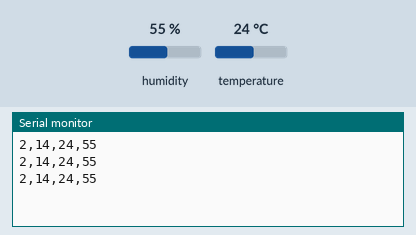
Bench run of a sketch on a simulated Arduino Uno, built with avr-gcc and run on an emulated ATmega328P. Shown: the last lines printed to the serial monitor. The inputs (shaded band) are chosen by the test bench; at power-on: humidity 55 %, temperature 24 °C.

Above: at 2.8 s.
2.9 s: humidity set to 22 %
At 5.5 s:
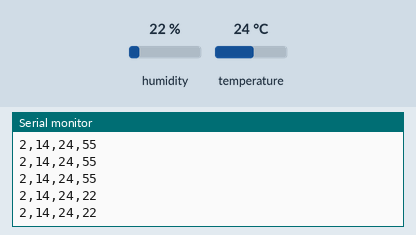
5.6 s: temperature set to 12 °C
At 7.6 s:
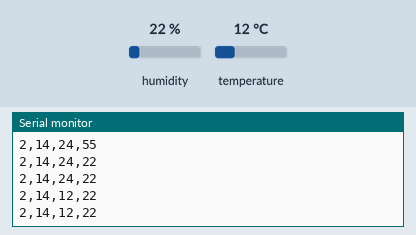
8.3 s: humidity set to 40 %
At 9.9 s:
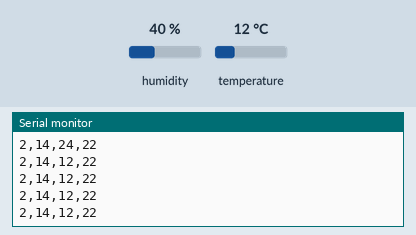
Timing chart, 0 to 11.4 s (numbered marks = the images above; inputs shaded):
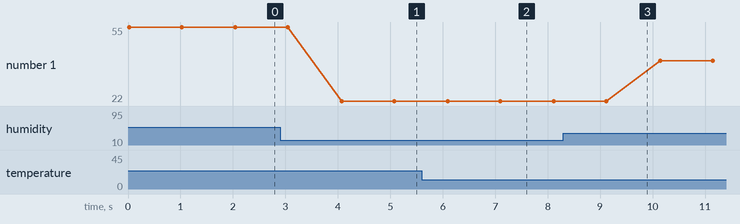

The sketch:

sensing.ino
```cpp
#include "DHT.h"
#include "soilLevel.h"

#define DHTPIN 2    // 온습도센서
#define DHTTYPE DHT11
#define waterIN A0  // 수분감지센서

DHT dht(DHTPIN, DHTTYPE);

int moment = 1000;
float humidity; // 습도변수
float temperature;  // 온도변수

void setup() {
  Serial.begin(9600);
  dht.begin();
  /*
  Serial.print("Cell_NO");
  Serial.print(",");
  Serial.print("Soil");
  Serial.print(",");
  Serial.print("Temp");
  Serial.print(",");
  Serial.print("Humi");
  Serial.println(" ");
  */
}

void loop() {
  humidity = dht.readHumidity();
  temperature = dht.readTemperature();

  // 시리얼 모니터를 통해 출력되는 값들
  Serial.print("2"); // 셀 숫자는 각 셀마다 바꿔줘야함
  Serial.print(",");
  Serial.print(waterIN);
  Serial.print(",");
  Serial.print((int)temperature);
  Serial.print(",");
  Serial.print((int)humidity);
  Serial.println(" ");

  delay(moment);
}
```

soilLevel.h
```cpp
#define redLevel 430
#define greenLevel 390
#define blueLevel 350
```

Measured:
- after the input at 2.9 s, the serial monitor: prints a new line after 1.2 s (image 1)
- after the input at 5.6 s, the serial monitor: prints a new line after 0.50 s (image 2)
- plotted number 1: 55 → 22 after the input at 2.9 s, 22 → 40 after the input at 8.3 s
